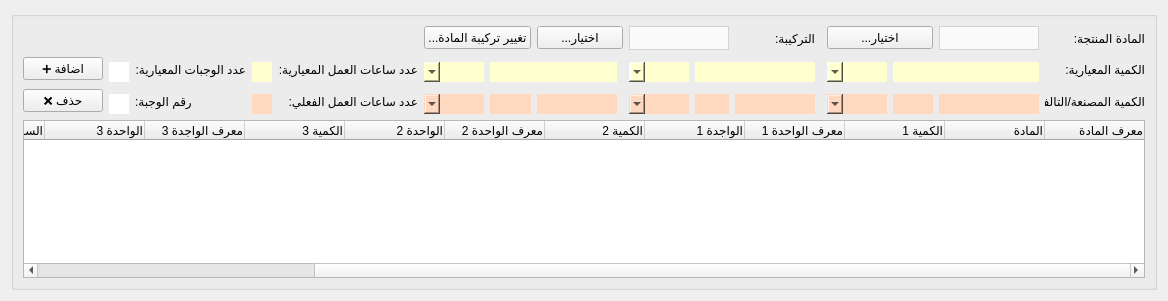
     <widget class="QWidget" name="page">
      <property name="geometry">
       <rect>
        <x>0</x>
        <y>0</y>
        <width>1165</width>
        <height>301</height>
       </rect>
      </property>
      <attribute name="label">
       <string>المواد المصنعة</string>
      </attribute>
      <layout class="QGridLayout" name="gridLayout_7">
       <item row="0" column="0">
        <widget class="QGroupBox" name="quantities_groupbox">
         <property name="maximumSize">
          <size>
           <width>16777215</width>
           <height>16777215</height>
          </size>
         </property>
         <property name="layoutDirection">
          <enum>Qt::RightToLeft</enum>
         </property>
         <property name="title">
          <string/>
         </property>
         <layout class="QGridLayout" name="gridLayout_11">
          <item row="0" column="0">
           <widget class="QLabel" name="label_15">
            <property name="maximumSize">
             <size>
              <width>200</width>
              <height>16777215</height>
             </size>
            </property>
            <property name="text">
             <string>المادة المنتجة:</string>
            </property>
           </widget>
          </item>
          <item row="0" column="1">
           <widget class="QComboBox" name="produced_material_combobox">
            <property name="enabled">
             <bool>false</bool>
            </property>
            <property name="minimumSize">
             <size>
              <width>100</width>
              <height>0</height>
             </size>
            </property>
            <property name="layoutDirection">
             <enum>Qt::RightToLeft</enum>
            </property>
            <property name="styleSheet">
             <string notr="true">QComboBox {
        background-color: #fafafa;
        border: 1px solid lightgrey;		
		height: 22px;
		color: black;
    }
    QComboBox::drop-down {
        border: none;
    }</string>
            </property>
           </widget>
          </item>
          <item row="0" column="2" colspan="2">
           <widget class="QPushButton" name="select_produced_material_btn">
            <property name="text">
             <string>...اختيار</string>
            </property>
           </widget>
          </item>
          <item row="0" column="5">
           <widget class="QLabel" name="label_27">
            <property name="maximumSize">
             <size>
              <width>200</width>
              <height>16777215</height>
             </size>
            </property>
            <property name="text">
             <string>التركيبة:</string>
            </property>
           </widget>
          </item>
          <item row="0" column="6" colspan="2">
           <widget class="QComboBox" name="composition_combobox">
            <property name="enabled">
             <bool>false</bool>
            </property>
            <property name="minimumSize">
             <size>
              <width>100</width>
              <height>0</height>
             </size>
            </property>
            <property name="layoutDirection">
             <enum>Qt::RightToLeft</enum>
            </property>
            <property name="styleSheet">
             <string notr="true">QComboBox {
        background-color: #fafafa;
        border: 1px solid lightgrey;		
		height: 22px;
		color: black;
    }
    QComboBox::drop-down {
        border: none;
    }</string>
            </property>
           </widget>
          </item>
          <item row="0" column="8" colspan="2">
           <widget class="QPushButton" name="select_composition_btn">
            <property name="text">
             <string>...اختيار</string>
            </property>
           </widget>
          </item>
          <item row="0" column="10" colspan="2">
           <widget class="QPushButton" name="add_composition_material_btn">
            <property name="text">
             <string>...تغيير تركيبة المادة</string>
            </property>
           </widget>
          </item>
          <item row="1" column="0" rowspan="2">
           <widget class="QLabel" name="label_5">
            <property name="maximumSize">
             <size>
              <width>200</width>
              <height>16777215</height>
             </size>
            </property>
            <property name="text">
             <string>الكمية المعيارية:</string>
            </property>
           </widget>
          </item>
          <item row="1" column="4" rowspan="2" colspan="2">
           <widget class="QLabel" name="label_16">
            <property name="maximumSize">
             <size>
              <width>20</width>
              <height>16777215</height>
             </size>
            </property>
            <property name="text">
             <string>=</string>
            </property>
            <property name="alignment">
             <set>Qt::AlignCenter</set>
            </property>
           </widget>
          </item>
          <item row="1" column="8" rowspan="2" colspan="2">
           <widget class="QLabel" name="label_18">
            <property name="text">
             <string>=</string>
            </property>
            <property name="alignment">
             <set>Qt::AlignCenter</set>
            </property>
           </widget>
          </item>
          <item row="1" column="12" rowspan="2">
           <widget class="QLabel" name="label_7">
            <property name="text">
             <string>عدد ساعات العمل المعيارية:</string>
            </property>
           </widget>
          </item>
          <item row="1" column="14" rowspan="2">
           <widget class="QLabel" name="label_11">
            <property name="text">
             <string>عدد الوجبات المعيارية:</string>
            </property>
           </widget>
          </item>
          <item row="1" column="16" rowspan="2">
           <widget class="QPushButton" name="add_produced_material_btn">
            <property name="text">
             <string>➕ اضافة</string>
            </property>
           </widget>
          </item>
          <item row="2" column="1" colspan="2">
           <widget class="QLineEdit" name="standard_quantity1_input">
            <property name="enabled">
             <bool>false</bool>
            </property>
            <property name="minimumSize">
             <size>
              <width>120</width>
              <height>20</height>
             </size>
            </property>
            <property name="maximumSize">
             <size>
              <width>200</width>
              <height>16777215</height>
             </size>
            </property>
            <property name="styleSheet">
             <string notr="true">background: #FFFFD0;
color: black;
border: 0px

</string>
            </property>
           </widget>
          </item>
          <item row="2" column="3">
           <widget class="QComboBox" name="standard_unit1_combobox">
            <property name="enabled">
             <bool>false</bool>
            </property>
            <property name="minimumSize">
             <size>
              <width>0</width>
              <height>20</height>
             </size>
            </property>
            <property name="styleSheet">
             <string notr="true">background: #FFFFD0;
color: black;
border: 0px

</string>
            </property>
           </widget>
          </item>
          <item row="2" column="5" colspan="2">
           <widget class="QLineEdit" name="standard_quantity2_input">
            <property name="enabled">
             <bool>false</bool>
            </property>
            <property name="minimumSize">
             <size>
              <width>0</width>
              <height>20</height>
             </size>
            </property>
            <property name="maximumSize">
             <size>
              <width>200</width>
              <height>16777215</height>
             </size>
            </property>
            <property name="styleSheet">
             <string notr="true">background: #FFFFD0;
color: black;
border: 0px

</string>
            </property>
           </widget>
          </item>
          <item row="2" column="7">
           <widget class="QComboBox" name="standard_unit2_combobox">
            <property name="enabled">
             <bool>false</bool>
            </property>
            <property name="minimumSize">
             <size>
              <width>0</width>
              <height>20</height>
             </size>
            </property>
            <property name="styleSheet">
             <string notr="true">background: #FFFFD0;
color: black;
border: 0px

</string>
            </property>
           </widget>
          </item>
          <item row="2" column="9" colspan="2">
           <widget class="QLineEdit" name="standard_quantity3_input">
            <property name="enabled">
             <bool>false</bool>
            </property>
            <property name="minimumSize">
             <size>
              <width>0</width>
              <height>20</height>
             </size>
            </property>
            <property name="maximumSize">
             <size>
              <width>200</width>
              <height>16777215</height>
             </size>
            </property>
            <property name="styleSheet">
             <string notr="true">background: #FFFFD0;
color: black;
border: 0px

</string>
            </property>
           </widget>
          </item>
          <item row="2" column="11">
           <widget class="QComboBox" name="standard_unit3_combobox">
            <property name="enabled">
             <bool>false</bool>
            </property>
            <property name="minimumSize">
             <size>
              <width>0</width>
              <height>20</height>
             </size>
            </property>
            <property name="styleSheet">
             <string notr="true">background: #FFFFD0;
color: black;
border: 0px

</string>
            </property>
           </widget>
          </item>
          <item row="2" column="13">
           <widget class="QLineEdit" name="standard_work_hours_input">
            <property name="enabled">
             <bool>false</bool>
            </property>
            <property name="minimumSize">
             <size>
              <width>0</width>
              <height>20</height>
             </size>
            </property>
            <property name="maximumSize">
             <size>
              <width>100</width>
              <height>16777215</height>
             </size>
            </property>
            <property name="styleSheet">
             <string notr="true">background: #FFFFD0;
color: black;
border: 0px

</string>
            </property>
           </widget>
          </item>
          <item row="2" column="15">
           <widget class="QLineEdit" name="standard_new_batches_count">
            <property name="enabled">
             <bool>false</bool>
            </property>
            <property name="minimumSize">
             <size>
              <width>0</width>
              <height>20</height>
             </size>
            </property>
            <property name="maximumSize">
             <size>
              <width>100</width>
              <height>16777215</height>
             </size>
            </property>
            <property name="styleSheet">
             <string notr="true">background: #FFFFFF;
color: black;
border: 0px</string>
            </property>
           </widget>
          </item>
          <item row="3" column="0" rowspan="2">
           <widget class="QLabel" name="label_6">
            <property name="maximumSize">
             <size>
              <width>100</width>
              <height>16777215</height>
             </size>
            </property>
            <property name="text">
             <string>الكمية المصنعة/التالفة:</string>
            </property>
           </widget>
          </item>
          <item row="3" column="4" rowspan="2" colspan="2">
           <widget class="QLabel" name="label_17">
            <property name="maximumSize">
             <size>
              <width>20</width>
              <height>16777215</height>
             </size>
            </property>
            <property name="text">
             <string>=</string>
            </property>
            <property name="alignment">
             <set>Qt::AlignCenter</set>
            </property>
           </widget>
          </item>
          <item row="3" column="8" rowspan="2" colspan="2">
           <widget class="QLabel" name="label_19">
            <property name="text">
             <string>=</string>
            </property>
            <property name="alignment">
             <set>Qt::AlignCenter</set>
            </property>
           </widget>
          </item>
          <item row="3" column="12" rowspan="2">
           <widget class="QLabel" name="label_8">
            <property name="text">
             <string>عدد ساعات العمل الفعلي:</string>
            </property>
           </widget>
          </item>
          <item row="3" column="14" rowspan="2">
           <widget class="QLabel" name="label_12">
            <property name="text">
             <string>رقم الوجبة:</string>
            </property>
            <property name="textFormat">
             <enum>Qt::AutoText</enum>
            </property>
            <property name="alignment">
             <set>Qt::AlignRight|Qt::AlignTrailing|Qt::AlignVCenter</set>
            </property>
           </widget>
          </item>
          <item row="3" column="16" rowspan="2">
           <widget class="QPushButton" name="remove_material">
            <property name="text">
             <string>❌ حذف</string>
            </property>
           </widget>
          </item>
          <item row="4" column="1">
           <widget class="QLineEdit" name="produced_quantity1_input">
            <property name="minimumSize">
             <size>
              <width>0</width>
              <height>20</height>
             </size>
            </property>
            <property name="maximumSize">
             <size>
              <width>200</width>
              <height>16777215</height>
             </size>
            </property>
            <property name="styleSheet">
             <string>background: #FFD8C0;
color: black;
border: 0px</string>
            </property>
           </widget>
          </item>
          <item row="4" column="2">
           <widget class="QLineEdit" name="damaged_quantity1_input">
            <property name="minimumSize">
             <size>
              <width>40</width>
              <height>20</height>
             </size>
            </property>
            <property name="maximumSize">
             <size>
              <width>80</width>
              <height>16777215</height>
             </size>
            </property>
            <property name="styleSheet">
             <string>background: #FFD8C0;
color: black;
border: 0px</string>
            </property>
            <property name="text">
             <string/>
            </property>
           </widget>
          </item>
          <item row="4" column="3">
           <widget class="QComboBox" name="produced_unit1_combobox">
            <property name="enabled">
             <bool>false</bool>
            </property>
            <property name="minimumSize">
             <size>
              <width>0</width>
              <height>20</height>
             </size>
            </property>
            <property name="styleSheet">
             <string notr="true">background: #FFD8C0;
color: black;
border: 0px</string>
            </property>
           </widget>
          </item>
          <item row="4" column="5">
           <widget class="QLineEdit" name="produced_quantity2_input">
            <property name="enabled">
             <bool>true</bool>
            </property>
            <property name="minimumSize">
             <size>
              <width>80</width>
              <height>20</height>
             </size>
            </property>
            <property name="maximumSize">
             <size>
              <width>80</width>
              <height>16777215</height>
             </size>
            </property>
            <property name="styleSheet">
             <string notr="true">background: #FFD8C0;
color: black;
border: 0px</string>
            </property>
           </widget>
          </item>
          <item row="4" column="6">
           <widget class="QLineEdit" name="damaged_quantity1_input_2">
            <property name="minimumSize">
             <size>
              <width>0</width>
              <height>20</height>
             </size>
            </property>
            <property name="maximumSize">
             <size>
              <width>100</width>
              <height>16777215</height>
             </size>
            </property>
            <property name="styleSheet">
             <string>background: #FFD8C0;
color: black;
border: 0px</string>
            </property>
           </widget>
          </item>
          <item row="4" column="7">
           <widget class="QComboBox" name="produced_unit2_combobox">
            <property name="enabled">
             <bool>false</bool>
            </property>
            <property name="minimumSize">
             <size>
              <width>0</width>
              <height>20</height>
             </size>
            </property>
            <property name="styleSheet">
             <string notr="true">background: #FFD8C0;
color: black;
border: 0px</string>
            </property>
           </widget>
          </item>
          <item row="4" column="9">
           <widget class="QLineEdit" name="produced_quantity3_input">
            <property name="enabled">
             <bool>true</bool>
            </property>
            <property name="minimumSize">
             <size>
              <width>80</width>
              <height>20</height>
             </size>
            </property>
            <property name="maximumSize">
             <size>
              <width>100</width>
              <height>16777215</height>
             </size>
            </property>
            <property name="styleSheet">
             <string notr="true">background: #FFD8C0;
color: black;
border: 0px</string>
            </property>
           </widget>
          </item>
          <item row="4" column="10">
           <widget class="QLineEdit" name="damaged_quantity1_input_3">
            <property name="minimumSize">
             <size>
              <width>0</width>
              <height>20</height>
             </size>
            </property>
            <property name="maximumSize">
             <size>
              <width>100</width>
              <height>16777215</height>
             </size>
            </property>
            <property name="styleSheet">
             <string>background: #FFD8C0;
color: black;
border: 0px</string>
            </property>
           </widget>
          </item>
          <item row="4" column="11">
           <widget class="QComboBox" name="produced_unit3_combobox">
            <property name="enabled">
             <bool>false</bool>
            </property>
            <property name="minimumSize">
             <size>
              <width>0</width>
              <height>20</height>
             </size>
            </property>
            <property name="styleSheet">
             <string notr="true">background: #FFD8C0;
color: black;
border: 0px</string>
            </property>
           </widget>
          </item>
          <item row="4" column="13">
           <widget class="QLineEdit" name="working_hours_input">
            <property name="minimumSize">
             <size>
              <width>0</width>
              <height>20</height>
             </size>
            </property>
            <property name="maximumSize">
             <size>
              <width>100</width>
              <height>16777215</height>
             </size>
            </property>
            <property name="styleSheet">
             <string>background: #FFD8C0;
color: black;
border: 0px</string>
            </property>
           </widget>
          </item>
          <item row="4" column="15">
           <widget class="QLineEdit" name="batch_number_input">
            <property name="enabled">
             <bool>true</bool>
            </property>
            <property name="minimumSize">
             <size>
              <width>0</width>
              <height>20</height>
             </size>
            </property>
            <property name="maximumSize">
             <size>
              <width>100</width>
              <height>16777215</height>
             </size>
            </property>
            <property name="styleSheet">
             <string notr="true">background: #FFFFFF;
color: black;
border: 0px</string>
            </property>
           </widget>
          </item>
          <item row="5" column="0" colspan="17">
           <widget class="QTreeWidget" name="produced_materials_tree">
            <column>
             <property name="text">
              <string>معرف المادة</string>
             </property>
             <property name="textAlignment">
              <set>AlignTrailing|AlignVCenter</set>
             </property>
            </column>
            <column>
             <property name="text">
              <string>المادة</string>
             </property>
             <property name="textAlignment">
              <set>AlignTrailing|AlignVCenter</set>
             </property>
            </column>
            <column>
             <property name="text">
              <string>الكمية 1</string>
             </property>
             <property name="textAlignment">
              <set>AlignTrailing|AlignVCenter</set>
             </property>
            </column>
            <column>
             <property name="text">
              <string>معرف الواحدة 1</string>
             </property>
             <property name="textAlignment">
              <set>AlignTrailing|AlignVCenter</set>
             </property>
            </column>
            <column>
             <property name="text">
              <string>الواجدة 1</string>
             </property>
             <property name="textAlignment">
              <set>AlignTrailing|AlignVCenter</set>
             </property>
            </column>
            <column>
             <property name="text">
              <string>الكمية 2</string>
             </property>
             <property name="textAlignment">
              <set>AlignTrailing|AlignVCenter</set>
             </property>
            </column>
            <column>
             <property name="text">
              <string>معرف الواحدة 2</string>
             </property>
             <property name="textAlignment">
              <set>AlignTrailing|AlignVCenter</set>
             </property>
            </column>
            <column>
             <property name="text">
              <string>الواحدة 2</string>
             </property>
             <property name="textAlignment">
              <set>AlignTrailing|AlignVCenter</set>
             </property>
            </column>
            <column>
             <property name="text">
              <string>الكمية 3</string>
             </property>
             <property name="textAlignment">
              <set>AlignTrailing|AlignVCenter</set>
             </property>
            </column>
            <column>
             <property name="text">
              <string>معرف الواجدة 3</string>
             </property>
             <property name="textAlignment">
              <set>AlignTrailing|AlignVCenter</set>
             </property>
            </column>
            <column>
             <property name="text">
              <string>الواحدة 3</string>
             </property>
             <property name="textAlignment">
              <set>AlignTrailing|AlignVCenter</set>
             </property>
            </column>
            <column>
             <property name="text">
              <string>الساعات</string>
             </property>
             <property name="textAlignment">
              <set>AlignTrailing|AlignVCenter</set>
             </property>
            </column>
            <column>
             <property name="text">
              <string>الوجبات</string>
             </property>
             <property name="textAlignment">
              <set>AlignTrailing|AlignVCenter</set>
             </property>
            </column>
            <column>
             <property name="text">
              <string>رقم الوجبة</string>
             </property>
             <property name="textAlignment">
              <set>AlignTrailing|AlignVCenter</set>
             </property>
            </column>
            <column>
             <property name="text">
              <string>الواحدة الافتراضية</string>
             </property>
             <property name="textAlignment">
              <set>AlignTrailing|AlignVCenter</set>
             </property>
            </column>
           </widget>
          </item>
         </layout>
        </widget>
       </item>
      </layout>
     </widget>
